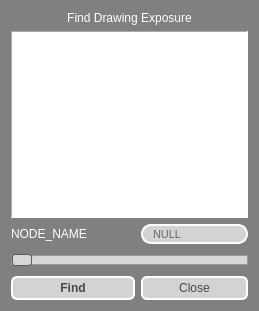
<?xml version="1.0" encoding="UTF-8"?>
<ui version="4.0">
 <class>Form</class>
 <widget class="QWidget" name="Form">
  <property name="geometry">
   <rect>
    <x>0</x>
    <y>0</y>
    <width>259</width>
    <height>311</height>
   </rect>
  </property>
  <property name="windowTitle">
   <string>Find Exposure</string>
  </property>
  <property name="styleSheet">
   <string notr="true">QWidget{	
	background-color: gray;
}

QLabel{
	color: white;
}

QSlider::groove:horizontal {
    border: 1px solid #999999;
    height: 8px; /* the groove expands to the size of the slider by default. by giving it a height, it has a fixed size */
    background: rgb(215, 215, 215);
    margin: 2px 0;
}

QSlider::handle:horizontal {
    background: rgb(215, 215, 215);
    border: 1px solid #5c5c5c;
    width: 18px;
    margin: -2px 0; /* handle is placed by default on the contents rect of the groove. Expand outside the groove */
    border-radius: 3px;
}


</string>
  </property>
  <layout class="QGridLayout" name="gridLayout_2">
   <item row="0" column="0">
    <layout class="QGridLayout" name="gridLayout">
     <item row="1" column="0" colspan="2">
      <widget class="QLabel" name="thumbNail">
       <property name="font">
        <font>
         <weight>75</weight>
         <bold>true</bold>
        </font>
       </property>
       <property name="styleSheet">
        <string notr="true">QLabel {
	color: red;
	background-color: rgb(255, 255, 255);
}</string>
       </property>
       <property name="frameShape">
        <enum>QFrame::Panel</enum>
       </property>
       <property name="frameShadow">
        <enum>QFrame::Sunken</enum>
       </property>
       <property name="text">
        <string/>
       </property>
       <property name="scaledContents">
        <bool>false</bool>
       </property>
       <property name="alignment">
        <set>Qt::AlignCenter</set>
       </property>
      </widget>
     </item>
     <item row="2" column="0">
      <widget class="QLabel" name="nodeName">
       <property name="text">
        <string>NODE_NAME</string>
       </property>
      </widget>
     </item>
     <item row="2" column="1">
      <widget class="QLineEdit" name="drawName">
       <property name="font">
        <font>
         <pointsize>8</pointsize>
         <kerning>false</kerning>
        </font>
       </property>
       <property name="styleSheet">
        <string notr="true">QLineEdit {
	color: black;
    border: 2px solid white;
    border-radius: 10px;
    padding: 0 8px;
    background: lightgray;
    selection-background-color: darkgray;
}

QLineEdit:hover{
    border: 2px solid #05B8CC;
    color: black;
}
</string>
       </property>
       <property name="frame">
        <bool>false</bool>
       </property>
       <property name="alignment">
        <set>Qt::AlignLeading|Qt::AlignLeft|Qt::AlignVCenter</set>
       </property>
       <property name="placeholderText">
        <string>NULL</string>
       </property>
      </widget>
     </item>
     <item row="3" column="0" colspan="2">
      <widget class="QSlider" name="sliderDrawing">
       <property name="mouseTracking">
        <bool>false</bool>
       </property>
       <property name="styleSheet">
        <string notr="true">QSlider::Ticks {
	color: white;
}</string>
       </property>
       <property name="orientation">
        <enum>Qt::Horizontal</enum>
       </property>
       <property name="invertedAppearance">
        <bool>false</bool>
       </property>
       <property name="invertedControls">
        <bool>false</bool>
       </property>
       <property name="tickPosition">
        <enum>QSlider::TicksBelow</enum>
       </property>
       <property name="tickInterval">
        <number>4</number>
       </property>
      </widget>
     </item>
     <item row="4" column="0">
      <widget class="QPushButton" name="findButton">
       <property name="font">
        <font>
         <weight>75</weight>
         <bold>true</bold>
        </font>
       </property>
       <property name="styleSheet">
        <string notr="true">QPushButton {
	color: rgb(72, 72, 72);
    border: 2px solid white;
    border-radius: 6px;
	background-color: lightgray;
    min-width: 120px;
	min-height: 20px;
}

QPushButton:pressed {
	color: white;
	border-color: white;
    background-color: #05B8CC;
}

QPushButton:flat {
    border: none; /* no border for a flat push button */
}

QPushButton:default {
    border-color: navy; /* make the default button prominent */
}

QPushButton:hover{
    border: 2px solid #05B8CC;
    color: black;
}</string>
       </property>
       <property name="text">
        <string>Find</string>
       </property>
      </widget>
     </item>
     <item row="4" column="1">
      <widget class="QPushButton" name="closeButton">
       <property name="styleSheet">
        <string notr="true">QPushButton {
	color: rgb(72, 72, 72);
    border: 2px solid white;
    border-radius: 6px;
	background-color: lightgray;
    min-width: 80px;
	min-height: 20px;
}

QPushButton:pressed {
	color: white;
	border-color: white;
    background-color: rgb(255, 196, 197);
}

QPushButton:flat {
    border: none; /* no border for a flat push button */
}

QPushButton:default {
    border-color: navy; /* make the default button prominent */
}

QPushButton:hover{
    border: 2px solid #05B8CC;
    color: black;
}</string>
       </property>
       <property name="text">
        <string>Close</string>
       </property>
      </widget>
     </item>
     <item row="0" column="0" colspan="2">
      <widget class="QLabel" name="label">
       <property name="sizePolicy">
        <sizepolicy hsizetype="Preferred" vsizetype="Fixed">
         <horstretch>0</horstretch>
         <verstretch>0</verstretch>
        </sizepolicy>
       </property>
       <property name="text">
        <string>Find Drawing Exposure</string>
       </property>
       <property name="alignment">
        <set>Qt::AlignCenter</set>
       </property>
      </widget>
     </item>
    </layout>
   </item>
  </layout>
 </widget>
 <resources/>
 <connections/>
</ui>
